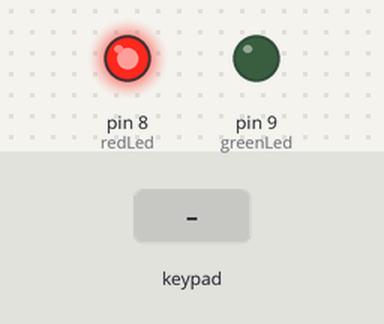
A sketch run on a simulated Arduino Uno, built with avr-gcc and run on an emulated ATmega328P. On the bench: output pins drawn as LEDs (lit = HIGH). The test bench sets the inputs (shaded band).

Above: at 1.2 s.
1.3 s: key 'A' pressed
At 1.7 s:
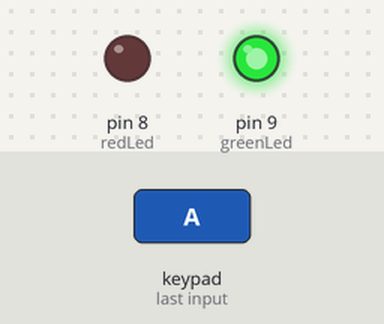
2.8 s: key 'C' pressed
At 3.8 s:
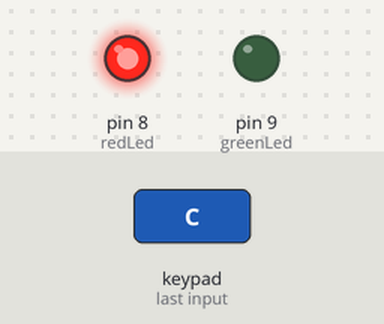
Timing chart, 0 to 5.8 s (numbered marks = the images above; inputs shaded):
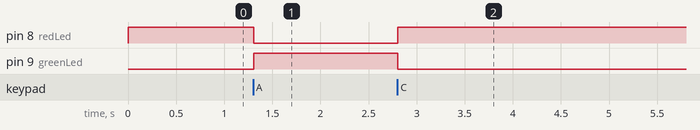

Measured:
- after the input at 1.3 s, pin 8 (redLed): HIGH → LOW at once; pin 9 (greenLed): LOW → HIGH at once
- after the input at 2.8 s, pin 8 (redLed): LOW → HIGH at once; pin 9 (greenLed): HIGH → LOW at once

The sketch:

Ejercicio2.2.ino
```cpp
/*
  Ejercicio 2.3 - Contraseña (0,20 puntos)
  *****************************************************************************
  GRUPO 5:
   - Olga Alonso Grela      UO288066
   - Pablo Pérez Saaverdra  UO288816
   - Martín Cancio Barrera  UO287561
  *****************************************************************************
*/

#include <Keypad.h>

int redLed = 8;
int greenLed = 9;

const byte rows = 4;
const byte cols = 4;

bool open = false;

// Matriz mapping keypad
char keys[rows][cols] = {{'1','2','3','A'},
                          {'4','5','6','B'},
                          {'7','8','9','C'},
                          {'*','0','#','D'}};

byte pinsRow[rows] = {2, 3, 4, 5};
byte pinsCol[cols] = {A0, A1, A2, A3};

// Pines del KeyPad
Keypad keypad = Keypad(makeKeymap(keys), pinsRow, pinsCol, rows, cols);

void setup() {
  pinMode(redLed, OUTPUT);
  pinMode(greenLed, OUTPUT);
  // Cerrado -> Led roja
  digitalWrite(greenLed, LOW);
  digitalWrite(redLed, HIGH);
}

void loop() {
  if(keypad.waitForKey() == 'A') {
    // Abierto -> Led verde
    digitalWrite(greenLed, HIGH);
    digitalWrite(redLed, LOW);
    open = true;
  }

  if (keypad.waitForKey() == 'C' && open) {
    // Cerrado -> Led roja
    digitalWrite(greenLed, LOW);
    digitalWrite(redLed, HIGH);
    open = false;
  }
}
```
